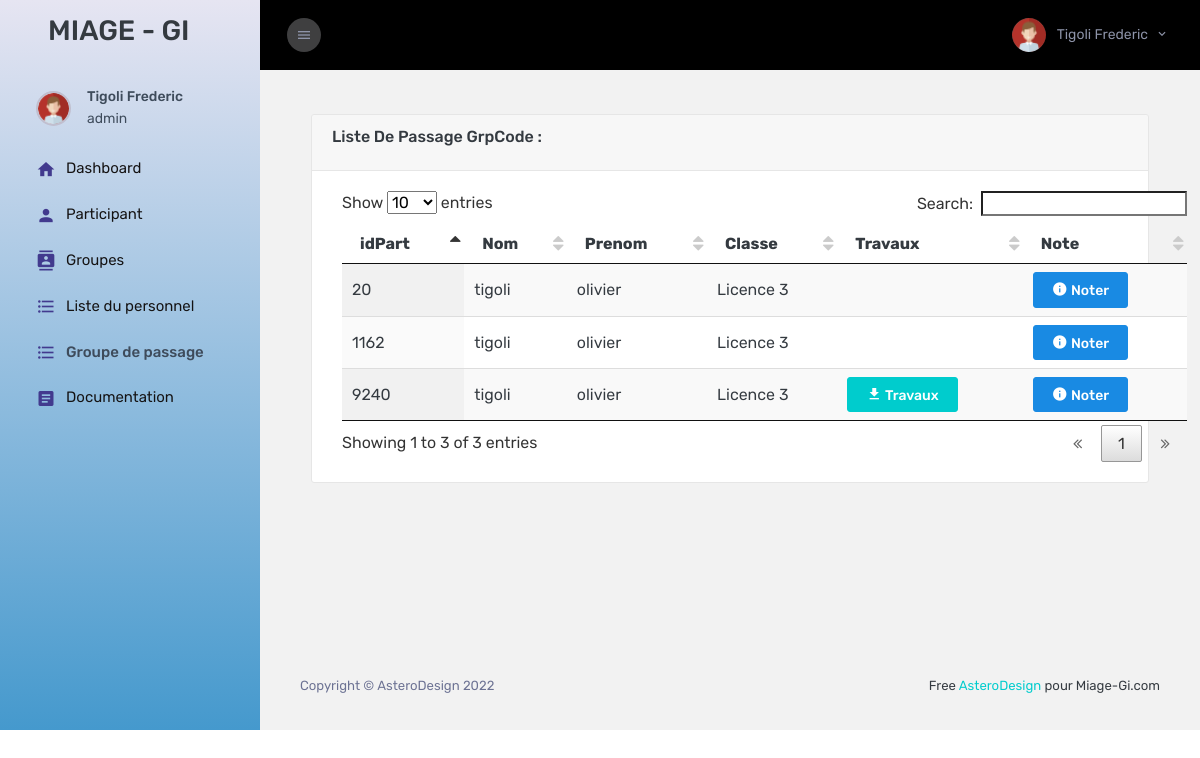
Screenshot of /miage-gi/pages/GrpPassD.php (signed in) with the database file from the repository.
### tables this page shows
CREATE TABLE IF NOT EXISTS `groupe` (
  `idPart` int(11) NOT NULL,
  `idSpe` int(11) NOT NULL,
  `codeGrp` int(11) NOT NULL,
  `datdeb` varchar(255) DEFAULT NULL,
  `datFin` varchar(255) DEFAULT NULL,
  KEY `idPart` (`idPart`),
  KEY `idSpe` (`idSpe`)
);

CREATE TABLE IF NOT EXISTS `participant` (
  `idPart` int(11) NOT NULL,
  `nom` varchar(255) NOT NULL,
  `prenom` varchar(255) NOT NULL,
  `idNiv` int(11) NOT NULL,
  `idSexe` int(11) NOT NULL,
  `mail` varchar(255) NOT NULL,
  `numTel` varchar(255) NOT NULL,
  `photo` varchar(255) NOT NULL,
  `dateCrea` datetime NOT NULL,
  PRIMARY KEY (`idPart`),
  KEY `idNiv` (`idNiv`),
  KEY `idSexe` (`idSexe`)
);

CREATE TABLE IF NOT EXISTS `niveau` (
  `idNiv` int(11) NOT NULL AUTO_INCREMENT,
  `libNiv` varchar(255) NOT NULL,
  PRIMARY KEY (`idNiv`)
);

### miage-gi/pages/GrpPassD.php (the view, shortened to what this page needs)
<?php
    include('../../config.php');
    if(strlen($_SESSION['idAdmin'])==0)
    {
        header('location:login.php');
    }else{
        $idadmin = $_SESSION['idAdmin'];
        $query = mysqli_query($con,"SELECT * FROM admininfo WHERE idAdmin='$idadmin'");
        $rst = mysqli_fetch_array($query);
    }
?>
<!DOCTYPE html>
<html lang="fr">
<head>
    <?php  include "includes/head.php";?>
</head>
<body>
    <div class="container-scroller">
    <?php
            if($rst['idRole'] == 2){
            include "includes/sidebarJury.php";
            }else{
            include "includes/sidebar.php";
            }
        ?>
        <div class="container-fluid page-body-wrapper">
        <?php include "includes/header.php"?>
            <div class="main-panel">
                <div class="content-wrapper pb-0">
                    <div class="col-12">
                        <div class="card">
                            <div class="card-header">
                                <h4 class="card-title">Liste De passage grpCode :</h4>
                            </div>
                            <div class="card-body">
                                <div class="table-responsive">
                                    <table id="example" class="display" style="min-width: 845px">
                                        <thead>
                                            <tr>
                                                <th>idPart</th>
                                                <th>Nom</th>
                                                <th>Prenom</th>
                                                <th>Classe</th>
                                                <th>Travaux</th>
                                                <th>Note</th>
                                            </tr>
                                        </thead>
                                        <tbody>
                                            <?php
                                                $cpt = 0;
                                                    $sql = mysqli_query($con,"SELECT * FROM groupe");
                                                    while($result = mysqli_fetch_array($sql)){
                                                        $datedeb = $result['datdeb'];
                                                        $d = date_create($datedeb);
                                                        $deb = date_format($d,"Y-m-d");
                                                        $dateFin = $result['datFin'];
                                                        $f = date_create($dateFin);
                                                        $fin = date_format($f,"Y-m-d");
                                                        $day = date("Y-m-d");
                                                        if($deb<=$day && $day<$fin){
                                                            $idPart = $result['idPart'];
                                                            $row1 = mysqli_query($con, "SELECT * FROM participant WHERE idPart = '$idPart'");
                                                            $rst1 = mysqli_fetch_array($row1);
                                                            $idNiv = $rst1['idNiv'];
                                                            $row2 = mysqli_query($con, "SELECT * FROM niveau WHERE idNiv = '$idNiv'");
                                                            $rst2 = mysqli_fetch_array($row2);
                                                            $spe = $result['idSpe'];
                                                            $row3 = mysqli_query($con, "SELECT * FROM travaux WHERE idSpe = '$spe'");
                                                            $rst3 = mysqli_fetch_array($row3);
                                                ?>
                                            <tr>
                                                <td>
                                                    <?=$idPart?>
                                                </td>
                                                <td>
                                                    <?=$rst1['nom']?>
                                                </td>
                                                <td>
                                                    <?=$rst1['prenom']?>
                                                </td>
                                                <td>
                                                    <?=$rst2['libNiv']?>
                                                </td>
                                                <td>
                                                    <?php
                                                        if($idPart == $rst3['idPart']){
                                                    ?>
                                                    <a class="btn btn-icon-text btn-success" href="../../user/assets/Travaux/<?=$rst3['Travaux']?>">
                                                    <i class="mdi mdi-download"></i>
                                                    Travaux</a>
                                                    <?php } ?>
                                                </td>
                                                <td>
                                                    <button type="button" class="btn btn-info btn-icon-text"
                                                        data-bs-toggle="modal"
                                                        data-bs-target=".bd-example-modal-sm<?=$cpt?>">
                                                        <i class="mdi mdi-information"></i>
                                                        Noter
                                                    </button>
                                                </td>
                                            </tr>
                                            <?php
                                             $cpt++;
                                            }
                                            }?>
                                        </tbody>
                                    </table>
                                </div>
                            </div>
                        </div>
                    </div>
                </div>
                <footer class="footer">
                    <div class="d-sm-flex justify-content-center justify-content-sm-between">
                        <span class="text-muted d-block text-center text-sm-left d-sm-inline-block">Copyright ©
                            AsteroDesign 2022</span>
                        <span class="float-none float-sm-right d-block mt-1 mt-sm-0 text-center"> Free <a
                                href="http://asterodesign.ml/" target="_blank">AsteroDesign</a> pour Miage-Gi.com</span>
                    </div>
                </footer>
            </div>
        </div>
    </div>
</body>
</html>

### miage-gi/pages/includes/sidebar.php (shortened to what this page needs)
<nav class='sidebar sidebar-offcanvas' id='sidebar'>
     <div class='text-center sidebar-brand-wrapper d-flex align-items-center'>
      <h2 class="text-align-center ml-5">MIAGE - GI</h2>
     </div>
     <ul class='nav'>
       <li class='nav-item nav-profile'>
         <a href='#' class='nav-link'>
           <div class='nav-profile-image'>
             <img src='../assets/images/faces-clipart/pic-1.png' alt='profile' />
           </div>
           <div class='nav-profile-text d-flex flex-column pr-3'>
             <span class='font-weight-medium mb-2'><?=$rst['nom']?> <?=$rst['prenom']?></span>
             <span class='font-weight-normal'><?=$rst['login']?></span>
           </div>
         </a>
       </li>
       <li class='nav-item'>
         <a class='nav-link' href='dashAdmin/index.php'>
           <i class='mdi mdi-home menu-icon'></i>
           <span class='menu-title'>Dashboard</span>
         </a>
       </li>
       <li class='nav-item'>
         <a class='nav-link' href='managePart.php'>
           <i class='mdi mdi-account menu-icon'></i>
           <span class='menu-title'>Participant</span>
         </a>
       </li>
       <li class='nav-item'>
         <a class='nav-link' href='manageGrp.php'>
           <i class='mdi mdi-contacts menu-icon'></i>
           <span class='menu-title'>Groupes</span>
         </a>
       </li>
       <li class='nav-item'>
         <a class='nav-link' href='ListPersl.php'>
           <i class='mdi mdi-format-list-bulleted menu-icon'></i>
           <span class='menu-title'>Liste du personnel</span>
         </a>
       </li>
       <li class='nav-item'>
         <a class='nav-link' href='GrpPassD.php'>
           <i class='mdi mdi-format-list-bulleted menu-icon'></i>
           <span class='menu-title'>Groupe de passage</span>
         </a>
       </li>
       <li class='nav-item'>
         <a class='nav-link' href=''>
           <i class='mdi mdi-file-document-box menu-icon'></i>
           <span class='menu-title'>Documentation</span>
         </a>
       </li>
     </ul>
   </nav>

### miage-gi/pages/includes/header.php (shortened to what this page needs)
<nav class="navbar col-lg-12 col-12 p-lg-0 fixed-top d-flex flex-row">
  <div class="navbar-menu-wrapper d-flex align-items-stretch justify-content-between">
    <button class="navbar-toggler navbar-toggler align-self-center mr-2" type="button" data-toggle="minimize">
      <i class="mdi mdi-menu"></i>
    </button>
    <ul class="navbar-nav navbar-nav-right ml-lg-auto">
      <li class="nav-item nav-profile dropdown border-0">
        <a class="nav-link dropdown-toggle" id="profileDropdown" href="#" data-toggle="dropdown">
          <img class="nav-profile-img mr-2" alt="" src="../assets/images/faces-clipart/pic-1.png" />
          <span class="profile-name"><?=$rst['nom']?> <?=$rst['prenom']?></span>
        </a>
      </li>
    </ul>
  </div>
</nav>

### rows the page displays
groupe: idPart "9240", idPart.nom "tigoli", idPart.prenom "olivier", niveau.libNiv "Licence 3"
groupe: idPart "1162", idPart.nom "tigoli", idPart.prenom "olivier", niveau.libNiv "Licence 3"
groupe: idPart "20", idPart.nom "tigoli", idPart.prenom "olivier", niveau.libNiv "Licence 3"

### other values shown
$rst['nom'] "Tigoli"
$rst['prenom'] "Frederic"
$rst['login'] "admin"
